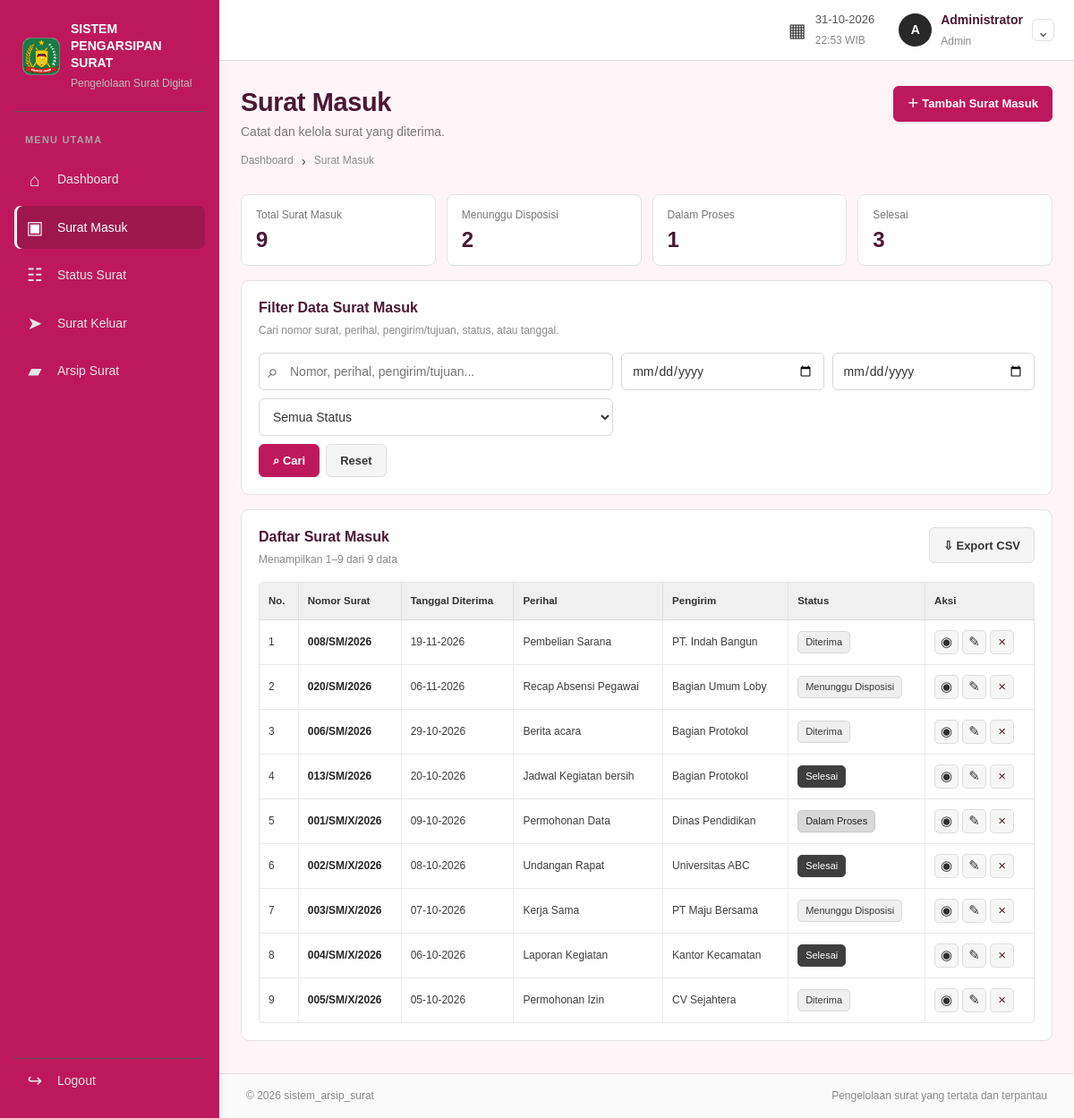
Screenshot of /admin/surat_masuk/index.php (signed in) with the database file from the repository.
### tables this page shows
CREATE TABLE `surat` (
  `id` int(10) UNSIGNED NOT NULL,
  `jenis_surat` enum('Masuk','Keluar') NOT NULL,
  `nomor_surat` varchar(100) NOT NULL,
  `tanggal_surat` date NOT NULL,
  `tanggal_diterima` date DEFAULT NULL,
  `pengirim` varchar(200) NOT NULL DEFAULT '',
  `tujuan` varchar(200) NOT NULL DEFAULT '',
  `perihal` varchar(250) NOT NULL,
  `deskripsi` text DEFAULT NULL,
  `uploaded_file` varchar(255) DEFAULT NULL,
  `status` varchar(40) NOT NULL,
  `created_by` int(10) UNSIGNED NOT NULL,
  `updated_by` int(10) UNSIGNED DEFAULT NULL,
  `created_at` timestamp NOT NULL DEFAULT current_timestamp(),
  `updated_at` timestamp NOT NULL DEFAULT current_timestamp() ON UPDATE current_timestamp()
);

### admin/surat_masuk/index.php (the view, shortened to what this page needs)
<?php
require_once __DIR__ . '/../../include/auth_admin.php';
$role = 'Admin';
$area = 'admin';
$type = 'Masuk';
$pageTitle = $type === 'Masuk' ? 'Surat Masuk' : 'Surat Keluar';
$q = trim((string)($_GET['q'] ?? ''));
$statusFilter = trim((string)($_GET['status'] ?? ''));
$from = trim((string)($_GET['from'] ?? ''));
$to = trim((string)($_GET['to'] ?? ''));
$page = max(1, (int)($_GET['page'] ?? 1));
$perPage = 10;
$like = '%' . $q . '%';
$dateColumn = $type === 'Masuk' ? 'tanggal_diterima' : 'tanggal_surat';
$validStatuses = $type === 'Masuk' ? ['Diterima','Menunggu Disposisi','Dalam Proses','Selesai','Ditolak'] : ['Draft','Dalam Proses','Selesai','Dibatalkan'];
if (!in_array($statusFilter, $validStatuses, true)) $statusFilter = '';
if (!preg_match('/^\d{4}-\d{2}-\d{2}$/', $from) || !checkdate((int)substr($from,5,2), (int)substr($from,8,2), (int)substr($from,0,4))) $from = '';
if (!preg_match('/^\d{4}-\d{2}-\d{2}$/', $to) || !checkdate((int)substr($to,5,2), (int)substr($to,8,2), (int)substr($to,0,4))) $to = '';
$countSql = "SELECT COUNT(*) AS total FROM surat WHERE jenis_surat=? AND (?='' OR nomor_surat LIKE ? OR perihal LIKE ? OR pengirim LIKE ? OR tujuan LIKE ?) AND (?='' OR status=?) AND (?='' OR {$dateColumn}>=?) AND (?='' OR {$dateColumn}<=?)";
$countStmt = $conn->prepare($countSql);
$countStmt->bind_param('ssssssssssss', $type, $q, $like, $like, $like, $like, $statusFilter, $statusFilter, $from, $from, $to, $to);
$countStmt->execute();
$total = (int)$countStmt->get_result()->fetch_assoc()['total'];
$totalPages = max(1, (int)ceil($total / $perPage));
$page = min($page, $totalPages);
$offset = ($page - 1) * $perPage;
$listSql = "SELECT s.*, u.nama AS pembuat FROM surat s JOIN users u ON u.id=s.created_by WHERE s.jenis_surat=? AND (?='' OR s.nomor_surat LIKE ? OR s.perihal LIKE ? OR s.pengirim LIKE ? OR s.tujuan LIKE ?) AND (?='' OR s.status=?) AND (?='' OR s.{$dateColumn}>=?) AND (?='' OR s.{$dateColumn}<=?) ORDER BY s.{$dateColumn} DESC, s.id DESC LIMIT ? OFFSET ?";
$listStmt = $conn->prepare($listSql);
$listStmt->bind_param('ssssssssssssii', $type, $q, $like, $like, $like, $like, $statusFilter, $statusFilter, $from, $from, $to, $to, $perPage, $offset);
$listStmt->execute();
$rows = $listStmt->get_result();
$statStmt = $conn->prepare('SELECT status, COUNT(*) AS jumlah FROM surat WHERE jenis_surat=? GROUP BY status');
$statStmt->bind_param('s', $type);
$statStmt->execute();
$statRows = $statStmt->get_result();
$stats = [];
while ($st = $statRows->fetch_assoc()) $stats[$st['status']] = (int)$st['jumlah'];
require __DIR__ . '/../../include/header.php';
$folder = $type === 'Masuk' ? 'surat_masuk' : 'surat_keluar';
?>
<div class="page-heading"><div><h1><?= $pageTitle ?></h1><p><?= $type === 'Masuk' ? 'Catat dan kelola surat yang diterima.' : 'Catat dan kelola surat yang dikirim.' ?></p><div class="breadcrumbs"><a href="<?= BASE_URL ?>/<?= $area ?>/dashboard.php">Dashboard</a><span>›</span><?= $pageTitle ?></div></div><a class="button button-dark" href="<?= BASE_URL ?>/<?= $area ?>/<?= $folder ?>/form.php">＋ Tambah <?= $pageTitle ?></a></div>
<div class="mini-stats"><div><span>Total <?= $pageTitle ?></span><strong><?= number_format($total) ?></strong></div><div><span><?= $type === 'Masuk' ? 'Menunggu Disposisi' : 'Draft' ?></span><strong><?= number_format($stats[$type === 'Masuk' ? 'Menunggu Disposisi' : 'Draft'] ?? 0) ?></strong></div><div><span>Dalam Proses</span><strong><?= number_format($stats['Dalam Proses'] ?? 0) ?></strong></div><div><span>Selesai</span><strong><?= number_format($stats['Selesai'] ?? 0) ?></strong></div></div>
<section class="panel filter-panel"><div class="panel-heading"><div><h2>Filter Data <?= $pageTitle ?></h2><p>Cari nomor surat, perihal, pengirim/tujuan, status, atau tanggal.</p></div></div><form class="filter-form" method="get"><label class="search-input"><span>⌕</span><input type="search" name="q" value="<?= htmlspecialchars($q, ENT_QUOTES, 'UTF-8') ?>" placeholder="Nomor, perihal, pengirim/tujuan..."></label><label><span class="sr-only">Tanggal dari</span><input type="date" name="from" value="<?= htmlspecialchars($from, ENT_QUOTES, 'UTF-8') ?>" aria-label="Tanggal dari"></label><label><span class="sr-only">Tanggal sampai</span><input type="date" name="to" value="<?= htmlspecialchars($to, ENT_QUOTES, 'UTF-8') ?>" aria-label="Tanggal sampai"></label><select name="status" aria-label="Filter status"><option value="">Semua Status</option><?php foreach ($validStatuses as $option): ?><option value="<?= htmlspecialchars($option, ENT_QUOTES, 'UTF-8') ?>" <?= $statusFilter === $option ? 'selected' : '' ?>><?= htmlspecialchars($option, ENT_QUOTES, 'UTF-8') ?></option><?php endforeach; ?></select><div class="filter-actions"><button class="button button-dark" type="submit">⌕ Cari</button><a class="button button-light" href="<?= BASE_URL ?>/<?= $area ?>/<?= $folder ?>/index.php">Reset</a></div></form></section>
<section class="panel"><div class="panel-heading"><div><h2>Daftar <?= $pageTitle ?></h2><p>Menampilkan <?= $total ? $offset + 1 : 0 ?>–<?= min($offset + $perPage, $total) ?> dari <?= number_format($total) ?> data</p></div><a class="button button-light" href="<?= BASE_URL ?>/proses/surat_export.php?jenis=<?= urlencode($type) ?>&q=<?= urlencode($q) ?>&status=<?= urlencode($statusFilter) ?>&from=<?= urlencode($from) ?>&to=<?= urlencode($to) ?>">⇩ Export CSV</a></div>
<?php if ($rows->num_rows > 0): ?><div class="table-wrap"><table><thead><tr><th>No.</th><th>Nomor Surat</th><th><?= $type === 'Masuk' ? 'Tanggal Diterima' : 'Tanggal Surat' ?></th><th>Perihal</th><th><?= $type === 'Masuk' ? 'Pengirim' : 'Tujuan' ?></th><th>Status</th><th>Aksi</th></tr></thead><tbody><?php $number=$offset+1; while ($row=$rows->fetch_assoc()): ?><tr><td><?= $number++ ?></td><td class="cell-strong"><?= htmlspecialchars($row['nomor_surat'], ENT_QUOTES, 'UTF-8') ?></td><td><?= !empty($row[$dateColumn]) ? date('d-m-Y', strtotime($row[$dateColumn])) : '-' ?></td><td><?= htmlspecialchars($row['perihal'], ENT_QUOTES, 'UTF-8') ?></td><td><?= htmlspecialchars($type === 'Masuk' ? $row['pengirim'] : $row['tujuan'], ENT_QUOTES, 'UTF-8') ?></td><td><span class="status-badge <?= $row['status']==='Selesai'?'status-done':($row['status']==='Dalam Proses'?'status-progress':(in_array($row['status'],['Ditolak','Dibatalkan'],true)?'status-rejected':'status-waiting')) ?>"><?= htmlspecialchars($row['status'], ENT_QUOTES, 'UTF-8') ?></span></td><td><div class="action-group"><a class="icon-button" title="Detail" href="<?= BASE_URL ?>/<?= $area ?>/<?= $folder ?>/detail.php?id=<?= (int)$row['id'] ?>">◉</a><?php if ($role === 'Admin' || ((int)$row['created_by'] === (int)$_SESSION['user']['id'] && $row['status'] !== 'Selesai')): ?><a class="icon-button" title="Edit" href="<?= BASE_URL ?>/<?= $area ?>/<?= $folder ?>/form.php?id=<?= (int)$row['id'] ?>">✎</a><?php endif; ?><?php if ($role === 'Admin'): ?><form method="post" action="<?= BASE_URL ?>/proses/surat_hapus.php" data-confirm="Hapus surat ini beserta riwayat statusnya?"><input type="hidden" name="csrf_token" value="<?= htmlspecialchars($_SESSION['csrf_token'], ENT_QUOTES, 'UTF-8') ?>"><input type="hidden" name="id" value="<?= (int)$row['id'] ?>"><button class="icon-button danger-button" title="Hapus" type="submit">×</button></form><?php endif; ?></div></td></tr><?php endwhile; ?></tbody></table></div><?php else: ?><div class="empty-state">Data <?= strtolower($pageTitle) ?> tidak ditemukan. Ubah filter atau tambahkan surat baru.</div><?php endif; ?>
</section>
<?php require __DIR__ . '/../../include/footer.php'; ?>

### rows the page displays
surat: nomor_surat "008/SM/2026", tanggal_diterima "19-11-2026", perihal "Pembelian Sarana", pengirim "PT. Indah Bangun", status "Diterima"
surat: nomor_surat "020/SM/2026", tanggal_diterima "06-11-2026", perihal "Recap Absensi Pegawai", pengirim "Bagian Umum Loby", status "Menunggu Disposisi"
surat: nomor_surat "006/SM/2026", tanggal_diterima "29-10-2026", perihal "Berita acara", pengirim "Bagian Protokol", status "Diterima"
surat: nomor_surat "013/SM/2026", tanggal_diterima "20-10-2026", perihal "Jadwal Kegiatan bersih", pengirim "Bagian Protokol", status "Selesai"
surat: nomor_surat "001/SM/X/2026", tanggal_diterima "09-10-2026", perihal "Permohonan Data", pengirim "Dinas Pendidikan", status "Dalam Proses"
surat: nomor_surat "002/SM/X/2026", tanggal_diterima "08-10-2026", perihal "Undangan Rapat", pengirim "Universitas ABC", status "Selesai"
surat: nomor_surat "003/SM/X/2026", tanggal_diterima "07-10-2026", perihal "Kerja Sama", pengirim "PT Maju Bersama", status "Menunggu Disposisi"
surat: nomor_surat "004/SM/X/2026", tanggal_diterima "06-10-2026", perihal "Laporan Kegiatan", pengirim "Kantor Kecamatan", status "Selesai"
surat: nomor_surat "005/SM/X/2026", tanggal_diterima "05-10-2026", perihal "Permohonan Izin", pengirim "CV Sejahtera", status "Diterima"

### other values shown
substr($userInfo['nama'] ?? 'U', 0, 1) "A"
$userInfo['nama'] "Administrator"
$role "Admin"
$pageTitle "Surat Masuk"
$total "9"
$stats[$type === 'Masuk' ? 'Menunggu Disposisi' : 'Draft'] "2"
$stats['Dalam Proses'] "1"
$stats['Selesai'] "3"
$offset + 1 "1"
min($offset + $perPage, $total) "9"
